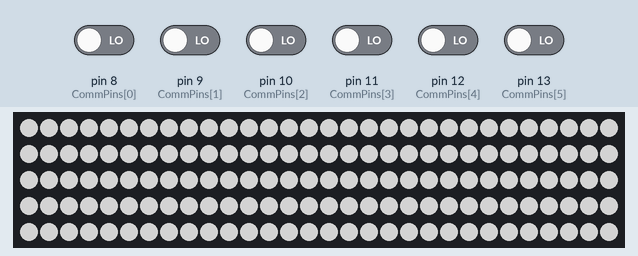
Simulated run of this sketch. Board: Arduino Uno, built with avr-gcc and run on an emulated ATmega328P. Shown: 150 RGB LEDs in strip order, left to right, continuing on the next row. Inputs (shaded band) come from the test bench; at power-on: pin 8 (CommPins[0]), pin 9 (CommPins[1]), pin 10 (CommPins[2]), pin 11 (CommPins[3]), pin 12 (CommPins[4]), pin 13 (CommPins[5]) LOW. Dim RGB values are drawn brighter than linear.

Above: at 0.2 s.
1.6 s: pin 8 (CommPins[0]) driven HIGH
At 1.76 s:
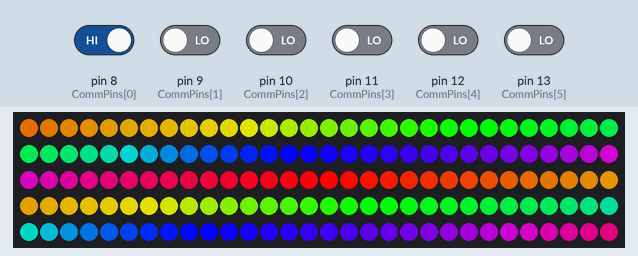
4.0 s: pin 9 (CommPins[1]) driven HIGH
At 4.8 s:
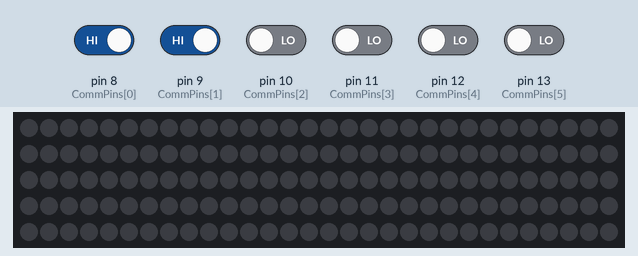
5.5 s: pin 11 (CommPins[3]) driven HIGH
At 5.55 s:
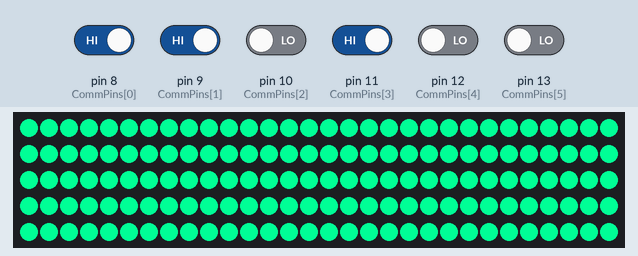
7.6 s: pin 12 (CommPins[4]) driven HIGH
At 8.2 s:
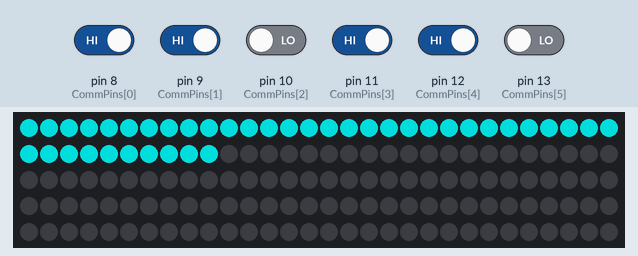
9.1 s: pin 9 (CommPins[1]) driven LOW
At 10.0 s:
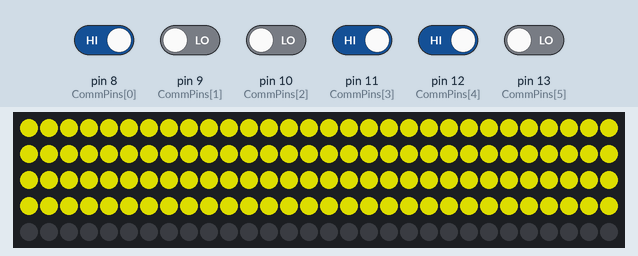
10.6 s: pin 10 (CommPins[2]) driven HIGH
At 11.2 s:
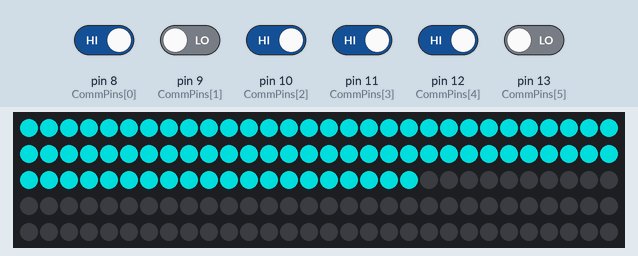
Timing chart, 0 to 13.1 s (numbered marks = the images above; inputs shaded):
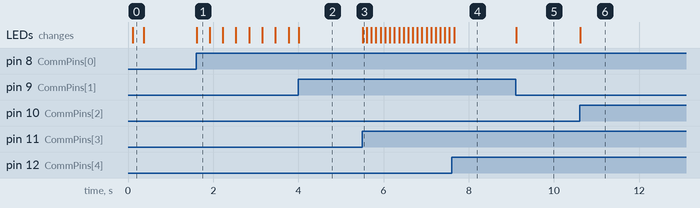

Measured:
- after the input at 1.6 s, the LEDs: change at once (image 1)
- after the input at 4.0 s, the LEDs: change at once (image 2)
- after the input at 5.5 s, the LEDs: change at once (image 3)
- after the input at 7.6 s, the LEDs: change after 0.06 s (image 4)
- after the input at 9.1 s, the LEDs: change at once (image 5)
- after the input at 10.6 s, the LEDs: change at once (image 6)

The sketch:

Addressable_Leds.ino
```cpp
#include <FastLED.h>

#define COLOR_ORDER GRB
#define DATA_PIN 6
#define NUM_LEDS 150
#define MAX_BRIGHTNESS 255

CRGB leds[NUM_LEDS];

/*
0-off
1-rainbow

10-Doing turns
11-Turns Completed
12-Color Control in progress
13-Color control done

20-No Target 0
21-No Target 1
22-No Target 2
23-No Target 3
24-No target 4
25-Full (Won't Happen)
26-Target 0
27-Target 1
28-Target 2
29-Target 3
30-Target 4


40-Target Acquisition
41-Target Acquired
42-4 left
43-3 left
44-2 left
45-1 left
46-Throwing done

//Ballons
50- 0
51- 1
52- 2
53- 3
54- 4
55- 5

60-End Game 30 sec
61-End Game 20 sec
62-End Game 15 sec
63-End Game 5sec
*/


int state(0);
int const CommPins[6] = { 8,9,10,11,12,13 };

int const ZoneFull[2] = { 0,150 };
int const ZoneMode[2] = { 50,50 };
int const FillBars[5][2][2] = {
	{{0,10},{140,10}},
	{{10,10},{130,10}},
	{{20,10},{120,10}},
	{{30,10},{110,10}},
	{{40,10},{100,10}}
};

void setup() {
	FastLED.addLeds<WS2812B, DATA_PIN, COLOR_ORDER>(leds, NUM_LEDS);

	FastLED.clear();
	FastLED.show();
	delay(100);
	FastLED.clear();
	FastLED.setBrightness(MAX_BRIGHTNESS);
	fill_solid(leds, NUM_LEDS, CRGB(125, 125, 125));
	FastLED.show();
	delay(250);

	pinMode(CommPins[0], INPUT);
	pinMode(CommPins[1], INPUT);
	pinMode(CommPins[2], INPUT);
	pinMode(CommPins[3], INPUT);
	pinMode(CommPins[4], INPUT);
	pinMode(CommPins[5], INPUT);
}

void loop() {
	/*
	int RedArray[150],
		GreenArray[150],
		BlueArray[150];
	FastLED.clear();

	for (int i = 0; i < NUM_LEDS; i++) {
		int randR = random(125);
		int randG = random(125);
		int randB = random(125);
		fill_solid(&(leds[i]), 1, CRGB(randR, randG, randB));
		FastLED.show();
		delay(25);
	}
	for (int i = 0; i < 150; i++)
	{
		RedArray[i] = random(125) * 2;
		GreenArray[i] = random(125) * 2;
		BlueArray[i] = random(125) * 2;
		fill_solid(&(leds[i]), 1, CRGB(RedArray[i], GreenArray[i], BlueArray[i]));
	}
	FastLED.show();
	while (true)
	{
		for (int i = 0; i < 150; i++)
		{
			RedArray[i] += random(20);
			GreenArray[i] += random(20);
			BlueArray[i] += random(20);
			if (RedArray[i] > 255)RedArray[i] = 0;
			if (GreenArray[i] > 255)GreenArray[i] = 0;
			if (BlueArray[i] > 255)BlueArray[i] = 0;
			fill_solid(&(leds[i]), 1, CRGB(RedArray[i], GreenArray[i], BlueArray[i]));
		}
		FastLED.show();
		delay(50);
	}
	*/

	state = getComm();
	FastLED.clear();

	switch (state)
	{
	default:
	case 0://off
		break;
	case 1://rainbow Autonome
		fill_rainbow(leds, NUM_LEDS, millis() / 2, 3.4);
		break;


	case 10://Doing turns
		fill_solid(leds, 150, CRGB(100, 0, 0));
		break;
	case 11://Turns Completed
		flash(2, 100, ZoneFull, CRGB(0, 255, 150));
			break;
	case 12://Color Control in progress
		fill_solid(leds, 150, CRGB(0, 0, 100));
		break;
	case 13://Color control done
		fill_solid(leds, 150, CRGB(0, 255, 255));
		break;

		//balayeuse
	case 20://No Target 0
	case 21: //- No Target 1
	case 22: //- No Target 2
	case 23: //- No Target 3
	case 24: //- No target 4
	case 25: //- Full(Won't Happen)
		fill_solid(leds, (state - 19) * 20, CRGB(150, 150, 0));
		break;
	case 26: //Target 0
	case 27: //-Target 1
	case 28: //-Target 2
	case 29: //-Target 3
	case 30: //-Target 4
		fill_solid(leds, (state - 25) * 20, CRGB(0, 150, 150));
		break;


	case 40: //-Target Acquisition / not ready
		fill_solid(leds, 150, CRGB(255, 255, 0));
		break;
	case 41: //-Target Acquired
	case 42: //-4 left
	case 43: //-3 left
	case 44: //-2 left
	case 45: //-1 left
		fill_solid(leds, 150, CRGB(100, 100, 100));
		break;
	case 46: //-Throwing done
		fill_solid(leds, 150, CRGB(255, 255, 255));
		break;

		//Ballons
	case 50: //-0
	case 51: //-1
	case 52: //-2
	case 53: //-3
	case 54: //-4
	case 55: //-5 rainbow
		fill_solid(leds, 150, CRGB(255, 0, 255));
		break;

	case 60: //-End Game 30 sec
	case 61: //-End Game 20 sec
	case 62: //-End Game 15 sec
	case 63: //-End Game 5sec
		fill_solid(leds, 150, CRGB(255, 150, 0));
		break;
	}

	FastLED.show();
}


void fill_zone(int const addresses[2], CRGB& color) {
	fill_solid(&(leds[addresses[0]]), addresses[1], color);
}

void flash(int const& t, int const& d, int const addresses[2], CRGB const& color) {
	for (int i = 0; i < t; i++)
	{
		fill_solid(&(leds[addresses[0]]), addresses[1], color);
		FastLED.show();
		delay(d);
		FastLED.clear();
		FastLED.show();
		delay(d);
	}
}

int getComm()
{
	int x = 0;
	if (digitalRead(CommPins[0]) == HIGH) x += 1;
	if (digitalRead(CommPins[1]) == HIGH) x += 2;
	if (digitalRead(CommPins[2]) == HIGH) x += 4;
	if (digitalRead(CommPins[3]) == HIGH) x += 8;
	if (digitalRead(CommPins[4]) == HIGH) x += 16;
	if (digitalRead(CommPins[5]) == HIGH) x += 32;

	return x;
}
```
